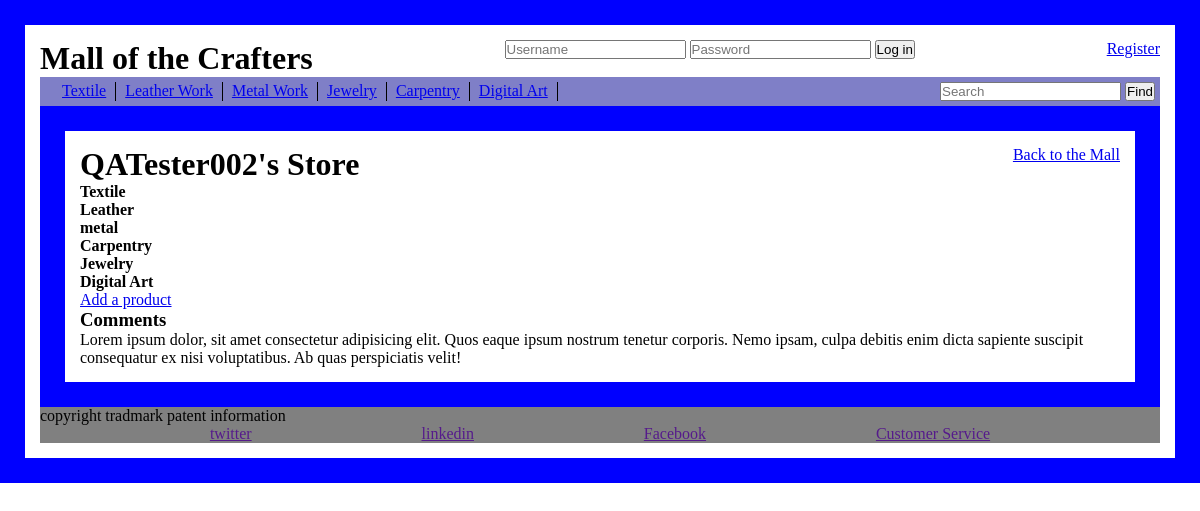
The page /CrafterMall/2/Store_Front (signed in) on the database as committed earlier.
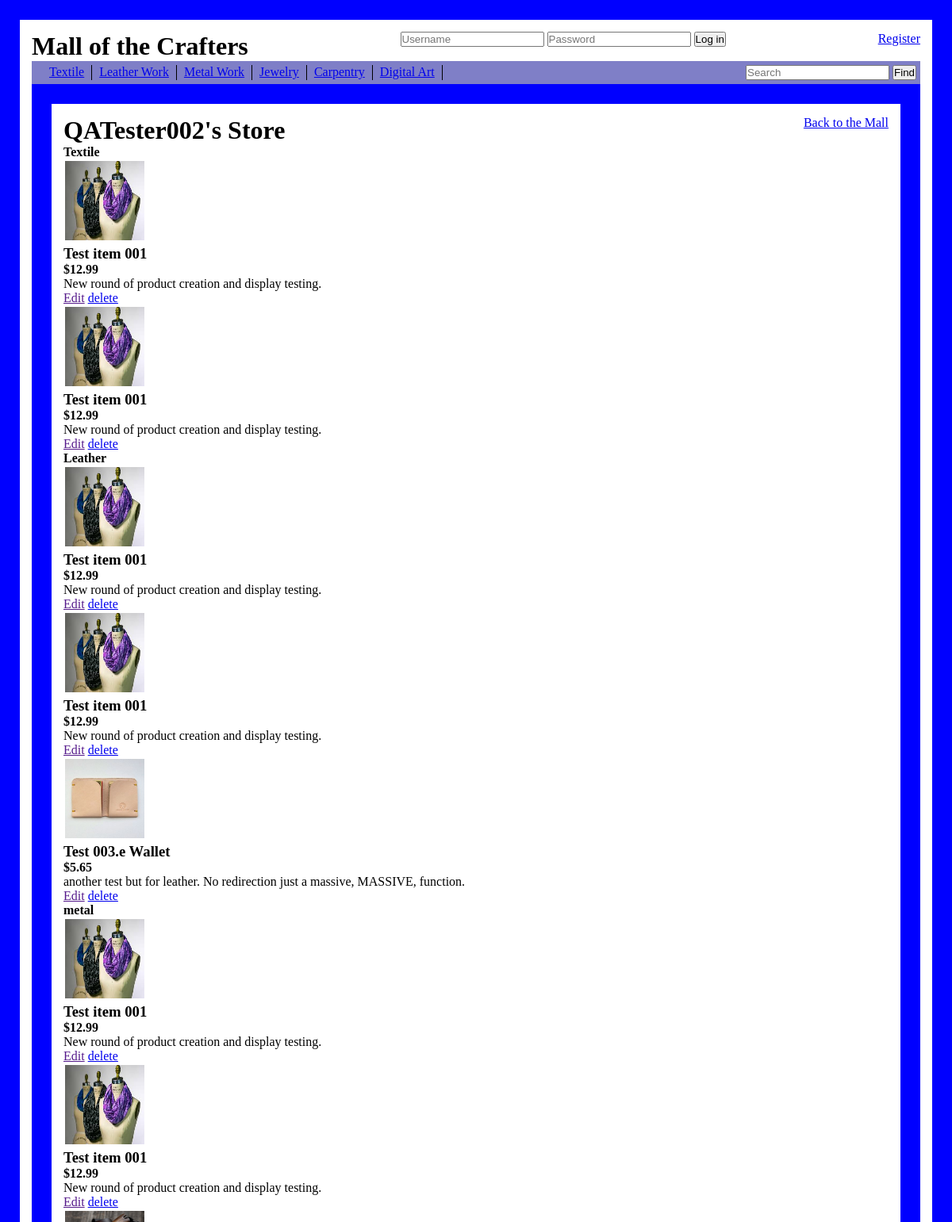
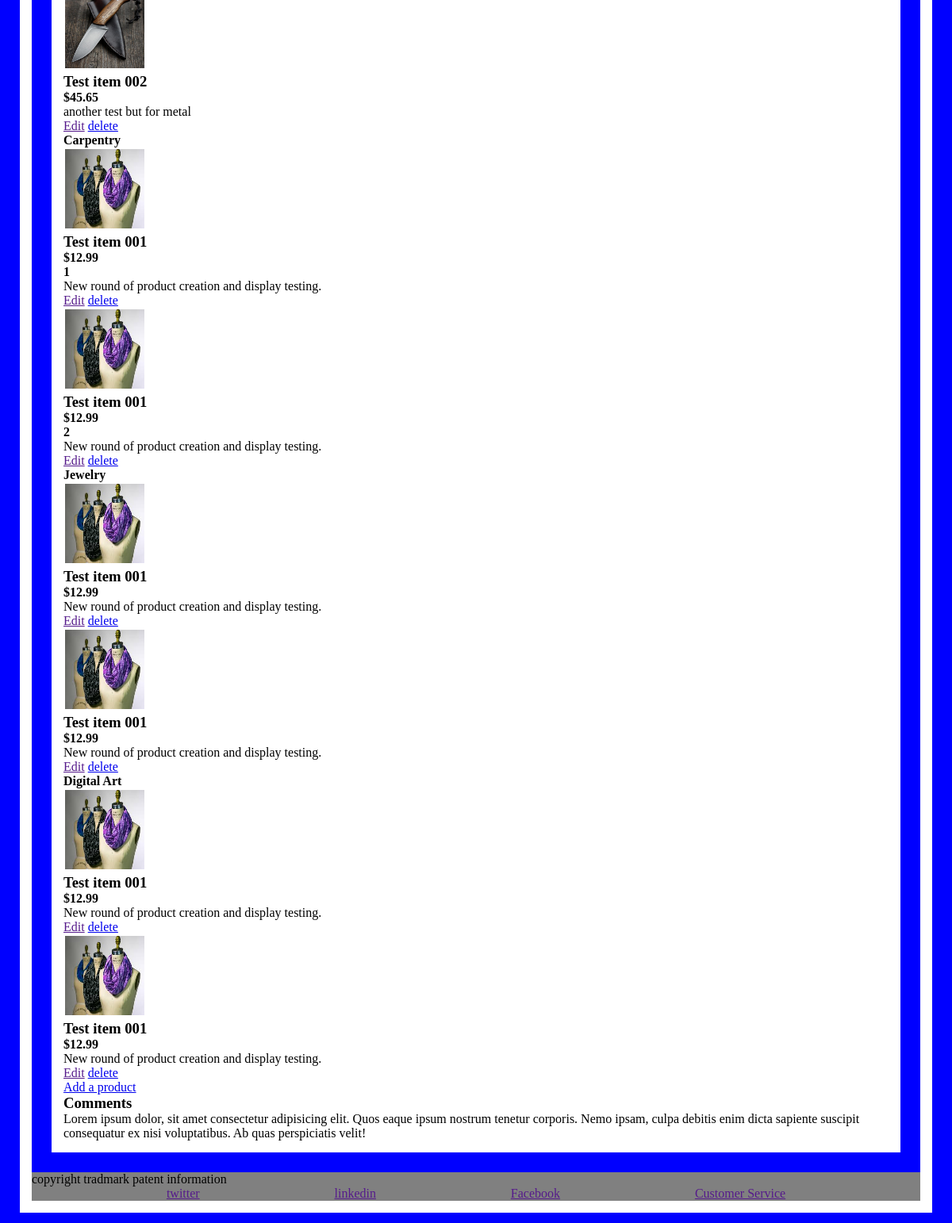
The same page on the database as committed later (2 pictures, top to bottom).
### CrafterMall/models.py (models this page shows)
class Textile_Craft(models.Model):
    craft_name = models.CharField(max_length=45, default = ' ')
    description = models.TextField()
    craft_image = models.ImageField(null=True, blank=True, upload_to='img/')
    price = models.DecimalField(max_digits=6, decimal_places=2)
    seller = models.ForeignKey(Users, related_name="tailor", on_delete = models.CASCADE)
    in_stock_num = models.IntegerField(default=0)
    on_order = models.BooleanField(default=False)
    material = models.CharField(max_length=45,default='Textile_Craft')
    created_at = models.DateTimeField(auto_now_add=True)
    updated_at = models.DateTimeField(auto_now=True)

class Leather_Craft(models.Model):
    craft_name = models.CharField(max_length=45, default = ' ')
    description = models.TextField()
    craft_image = models.ImageField(null=True, blank=True, upload_to='img/')
    price = models.DecimalField(max_digits=6, decimal_places=2)
    seller = models.ForeignKey(Users, related_name="leatherworker", on_delete = models.CASCADE)
    in_stock_num = models.IntegerField(default=0)
    on_order = models.BooleanField(default=False)
    material = models.CharField(max_length=45,default='Leather_Craft')
    created_at = models.DateTimeField(auto_now_add=True)
    updated_at = models.DateTimeField(auto_now=True)

class Metal_Craft(models.Model):
    craft_name = models.CharField(max_length=45, default = ' ')
    description = models.TextField()
    craft_image = models.ImageField(null=True, blank=True, upload_to='img/')
    price = models.DecimalField(max_digits=6, decimal_places=2)
    seller = models.ForeignKey(Users, related_name="smith", on_delete = models.CASCADE)
    in_stock_num = models.IntegerField(default=0)
    on_order = models.BooleanField(default=False)
    material = models.CharField(max_length=45,default='Metal_Craft')
    created_at = models.DateTimeField(auto_now_add=True)
    updated_at = models.DateTimeField(auto_now=True)

class Wood_Craft(models.Model):
    craft_name = models.CharField(max_length=45, default = ' ')
    description = models.TextField()
    craft_image = models.ImageField(null=True, blank=True, upload_to='img/')
    price = models.DecimalField(max_digits=6, decimal_places=2)
    seller = models.ForeignKey(Users, related_name="carpenter", on_delete = models.CASCADE)
    in_stock_num = models.IntegerField(default=0)
    on_order = models.BooleanField(default=False)
    material = models.CharField(max_length=45,default='Wood_Craft')
    created_at = models.DateTimeField(auto_now_add=True)
    updated_at = models.DateTimeField(auto_now=True)

class Jewelry_Craft(models.Model):
    craft_name = models.CharField(max_length=45, default = ' ')
    description = models.TextField()
    craft_image = models.ImageField(null=True, blank=True, upload_to='img/')
    price = models.DecimalField(max_digits=8, decimal_places=2)
    seller = models.ForeignKey(Users, related_name="jeweler", on_delete = models.CASCADE)
    in_stock_num = models.IntegerField(default=0)
    on_order = models.BooleanField(default=False)
    material = models.CharField(max_length=45,default='Jewelry_Craft')
    created_at = models.DateTimeField(auto_now_add=True)
    updated_at = models.DateTimeField(auto_now=True)

class Digital_Craft(models.Model):
    craft_name = models.CharField(max_length=45, default = ' ')
    description = models.TextField()
    craft_image = models.ImageField(null=True, blank=True, upload_to='img/')
    price = models.DecimalField(max_digits=6, decimal_places=2)
    seller = models.ForeignKey(Users, related_name="artist", on_delete = models.CASCADE)
    in_stock_num = models.IntegerField(default=0)
    on_order = models.BooleanField(default=False)
    material = models.CharField(max_length=45,default='Digital_Craft')
    created_at = models.DateTimeField(auto_now_add=True)
    updated_at = models.DateTimeField(auto_now=True)

### CrafterMall/views.py (the view)
# urls.py: path('CrafterMall/<int:val>/Store_Front', views.store_front, name='store_front'),
def store_front(request, val):
    clerk = Users.objects.get(id=val)
    context = {
        'shop_stall': Users.objects.get(id=val),
        'logged_user': request.session['userid'],
        'cloth_db': Textile_Craft.objects.filter(seller=Users.objects.get(id=val)),
        'leather_db': Leather_Craft.objects.filter(seller=Users.objects.get(id=val)),
        'metal_db': Metal_Craft.objects.filter(seller=Users.objects.get(id=val)),
        'wood_db': Wood_Craft.objects.filter(seller=Users.objects.get(id=val)),
        'jewel_db': Jewelry_Craft.objects.filter(seller=Users.objects.get(id=val)),
        'digi_db': Digital_Craft.objects.filter(seller=Users.objects.get(id=val)),
    }
    if(clerk.has_store == False):
        return render(request, 'open_store.html', context)
    else:
        return render(request, 'store_front.html', context)

### CrafterMall/templates/store_front.html (shortened to what the changed rows need)
{%extends 'base.html'%}
{% load static %}
{%block content%}
    <div class="wrapper">
        <header>
            <h1>{{shop_stall.store_name}}</h1>
        </header>
        <div class="product_type">
            {% for item in cloth_db %}
                <div class="product">
                    <div class="craftImg">
                        <img src="{{MEDIA_URL}}{{item.craft_image}}" alt="Broken image">
                    </div>
                    <div class="title_price">
                        <h3>{{item.craft_name}}</h3>
                        <h4>${{item.price}}</h4>
                    </div>
                    <div class="desc_block">
                        <p>{{item.description}}</p>
                    </div>
                    {%if logged_user == shop_stall.id %}
                        <a href="">Edit</a>
                        <a href="/delete_cloth/{{item.id}}">delete</a>
                    {% endif %}
                </div>
            {% endfor %}
        </div>
        <div class="product_type">
            {% for item in leather_db %}
                <div class="product">
                    <div class="craftImg">
                        <img src="{{MEDIA_URL}}{{item.craft_image}}" alt="Broken image">
                    </div>
                    <div class="title_price">
                        <h3>{{item.craft_name}}</h3>
                        <h4>${{item.price}}</h4>
                    </div>
                    <div class="desc_block">
                        <p>{{item.description}}</p>
                    </div>
                    {%if logged_user == shop_stall.id %}
                        <a href="">Edit</a>
                        <a href="/delete_leather/{{item.id}}">delete</a>
                    {% endif %}
                </div>
            {% endfor %}
        </div>
        <div class="product_type">
            {% for item in metal_db %}
                <div class="product">
                    <div class="craftImg">
                        <img src="{{MEDIA_URL}}{{item.craft_image}}" alt="Broken image">
                    </div>
                    <div class="title_price">
                        <h3>{{item.craft_name}}</h3>
                        <h4>${{item.price}}</h4>
                    </div>
                    <div class="desc_block">
                        <p>{{item.description}}</p>
                    </div>
                    {%if logged_user == shop_stall.id %}
                        <a href="">Edit</a>
                        <a href="/delete_metal/{{item.id}}">delete</a>
                    {% endif %}
                </div>
            {% endfor %}
        </div>
        <div class="product_type">
            {% for item in wood_db %}
                <div class="product">
                    <div class="craftImg">
                        <img src="{{MEDIA_URL}}{{item.craft_image}}" alt="Broken image">
                    </div>
                    <div class="title_price">
                        <h3>{{item.craft_name}}</h3>
                        <h4>${{item.price}}</h4>
                    </div>
                    <h4>{{item.id}}</h4>
                    <div class="desc_block">
                        <p>{{item.description}}</p>
                    </div>
                    {%if logged_user == shop_stall.id %}
                        <a href="">Edit</a>
                        <a href="/delete_wood/{{item.id}}">delete</a>
                    {% endif %}
                </div>
            {% endfor %}
        </div>
        <div class="product_type">
            {% for item in jewel_db %}
                <div class="product">
                    <div class="craftImg">
                        <img src="{{MEDIA_URL}}{{item.craft_image}}" alt="Broken image">
                    </div>
                    <div class="title_price">
                        <h3>{{item.craft_name}}</h3>
                        <h4>${{item.price}}</h4>
                    </div>
                    <div class="desc_block">
                        <p>{{item.description}}</p>
                    </div>
                    {%if logged_user == shop_stall.id %}
                        <a href="">Edit</a>
                        <a href="/delete_jewel/{{item.id}}">delete</a>
                    {% endif %}
                </div>
            {% endfor %}
        </div>
        <div class="product_type">
            {% for item in digi_db %}
                <div class="product">
                    <div class="craftImg">
                        <img src="{{MEDIA_URL}}{{item.craft_image}}" alt="Broken image">
                    </div>
                    <div class="title_price">
                        <h3>{{item.craft_name}}</h3>
                        <h4>${{item.price}}</h4>
                    </div>
                    <div class="desc_block">
                        <p>{{item.description}}</p>
                    </div>
                    {%if logged_user == shop_stall.id %}
                        <a href="">Edit</a>
                        <a href="/delete_digi/{{item.id}}">delete</a>
                    {% endif %}
                </div>
            {% endfor %}
        </div>
    </div>
{%endblock%}

Rows that differ between the two databases and show on the page:
added Textile_Craft: craft_image (picture), craft_name "Test item 001", price "12.99", description "New round of product creation and display testing."
added Textile_Craft: craft_image (picture), craft_name "Test item 001", price "12.99", description "New round of product creation and display testing."
added Leather_Craft: craft_image (picture), craft_name "Test item 001", price "12.99", description "New round of product creation and display testing."
added Leather_Craft: craft_image (picture), craft_name "Test item 001", price "12.99", description "New round of product creation and display testing."
added Leather_Craft: craft_image (picture), craft_name "Test 003.e Wallet", price "5.65", description "another test but for leather. No redirection just a massive, MASSIVE, function."
added Metal_Craft: craft_image (picture), craft_name "Test item 001", price "12.99", description "New round of product creation and display testing."
added Metal_Craft: craft_image (picture), craft_name "Test item 001", price "12.99", description "New round of product creation and display testing."
added Metal_Craft: craft_image (picture), craft_name "Test item 002", price "45.65", description "another test but for metal"
added Wood_Craft: craft_image (picture), craft_name "Test item 001", price "12.99", id "1", description "New round of product creation and display testing."
added Wood_Craft: craft_image (picture), craft_name "Test item 001", price "12.99", id "2", description "New round of product creation and display testing."
added Jewelry_Craft: craft_image (picture), craft_name "Test item 001", price "12.99", description "New round of product creation and display testing."
added Jewelry_Craft: craft_image (picture), craft_name "Test item 001", price "12.99", description "New round of product creation and display testing."
added Digital_Craft: craft_image (picture), craft_name "Test item 001", price "12.99", description "New round of product creation and display testing."
added Digital_Craft: craft_image (picture), craft_name "Test item 001", price "12.99", description "New round of product creation and display testing."
